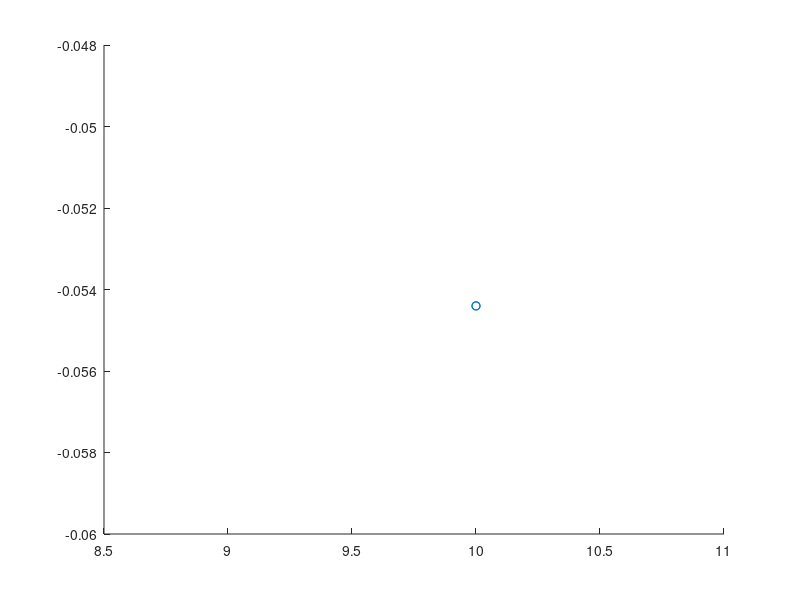

Write MATLAB code to recreate this figure. (Note: this script raises an error after producing the figure.)
% Dịch và co giãn thời gian của các tín hiệu được cho sau đây, với thời gian t = 0: 0.1: 6.28. 
%1. 𝑦1(𝑡)=sin(𝑡); 𝑦2(𝑡)=sin(2𝑡); 𝑦3(𝑡)=sin(5𝑡). Biểu diễn 3 tín hiệu này trên cùng một hình, sử dụng câu lệnh: plot(t, y1, 'o', t, y2, '-', t, y3)
%2. sin(4(𝑡−1)),sin(2𝑡−3) Giải thích kết quả đạt được ở 2 hình vẽ bài 3.1 và 3.2.
%3. 𝑒−∝𝑡sin(∝𝑡) với ∝ = 0.1, 1, 5. Sử dụng “.*” để nhân hai tín hiệu. Đưa ra nhận xét về phép co giãn thời gian trên tín hiệu đã vẽ.
offset_x = 0;
offset_y = 0;
scale_ = 0.1;

t = 0 + offset_x: 0.1: 6.28 + offset_x;
c = size(t) * scale_;
t = size(t) ./ c;
y1 = sin(t).*scale_ + offset_y;
y2 = sin(2.*t) .*scale_ + offset_y;
y3 = sin(5.*t) .*scale_ + offset_y;

plot(t, y1, 'o', t, y2,'.', '-', t, y3)